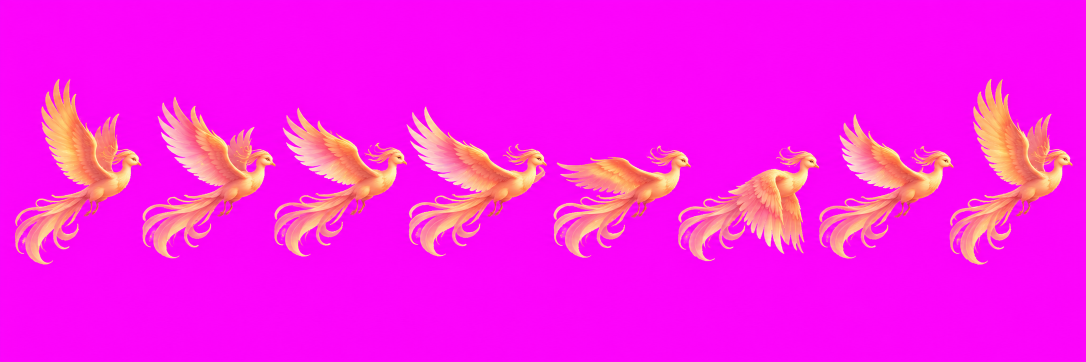
#> input picture tools/world/sky/phoenix.png, 2172 x 724 px (shown at 1/2 size)
$ python phoenix.py
#> lines starting #> are read from the running program, lines starting #| are printed output that depends on the picture; after the words box and inside, x2 and y2 are one past the last pixel; in counts of white or black regions, pixels touching at a corner belong together
# phoenix.py : the sky phoenix gliding far behind the world now and then (GPT: 8 wing-beat frames in a row on magenta,
# flying right) → public/assets/world/sky/phoenix.png (one strip, equal cells, the bird centred on its body)
import numpy as np
from PIL import Image
from scipy import ndimage as nd
R = __file__.rsplit('/', 3)[0] + '/'
im = np.asarray(Image.open(R + 'tools/world/sky/phoenix.png').convert('RGB')).astype(np.float32)
r, g, b = im[..., 0], im[..., 1], im[..., 2]
a = 1 - np.clip((np.minimum(r, b) - g - 60) / 90, 0, 1)
k = np.where(np.minimum(r, b) > g, (np.minimum(r, b) - g) * (1 - a), 0); rgb = im.copy(); rgb[..., 0] -= k; rgb[..., 2] -= k
#> after `rgb[..., 0] -= k`:
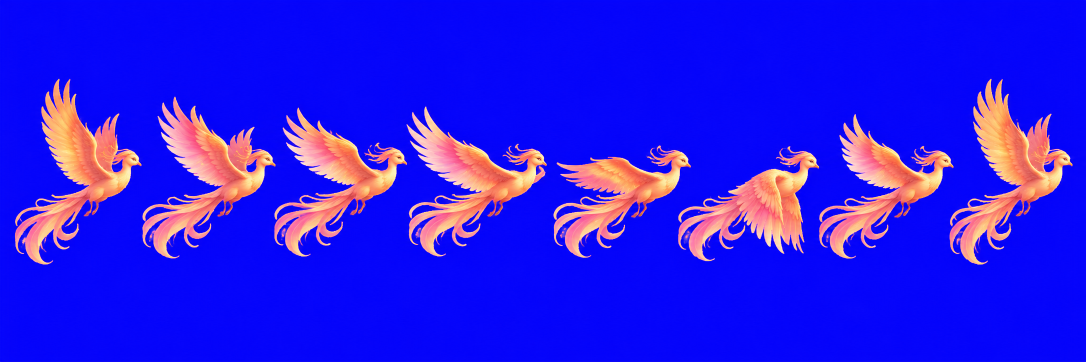
#> rgb: shape (724, 2172, 3) float32 (shown at 1/2 size); mean R, G, B 41.5, 26.2, 234.8
rgba = np.dstack([np.clip(rgb, 0, 255), a * 255]).astype(np.uint8); A = a > 0.35
#> after `rgba = np.dstack([np.clip(rgb, 0, 255), a * 255]).astype(np.uint8)`:
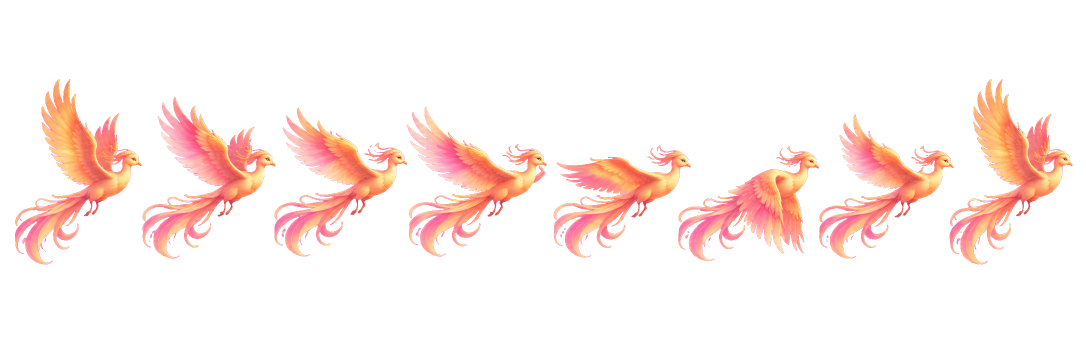
#> rgba: shape (724, 2172, 4) (shown at 1/2 size); mean R, G, B, A 41.6, 26.2, 23, 36.6; transparent parts drawn white
#> after `A = a > 0.35`:
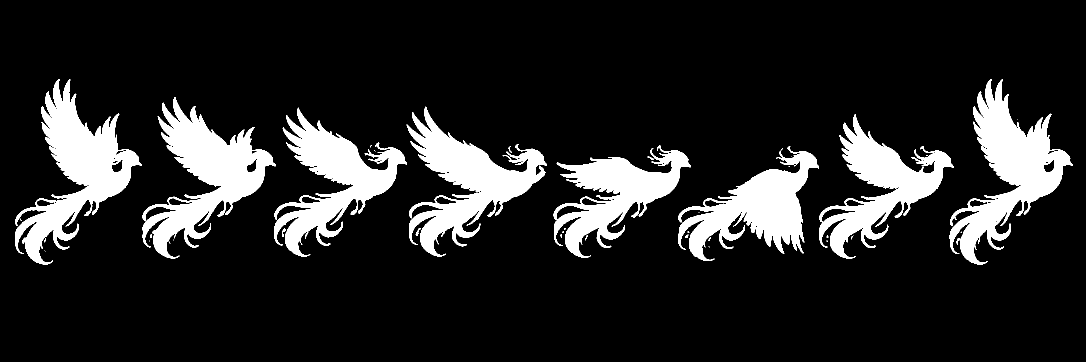
#> A: shape (724, 2172) bool (shown at 1/2 size); 14.5% white; 40 white regions (24 under 20 px), largest, box (x1, y1, x2, y2) and area: (30, 158, 283, 529) 32207, (1899, 158, 2145, 529) 31971, (285, 194, 551, 517) 31192
lab, n = nd.label(nd.binary_dilation(A, iterations=5)); objs = nd.find_objects(lab); sz = nd.sum(A, lab, range(1, n + 1))
#> after `lab, n = nd.label(nd.binary_dilation(A, iterations=5))`:
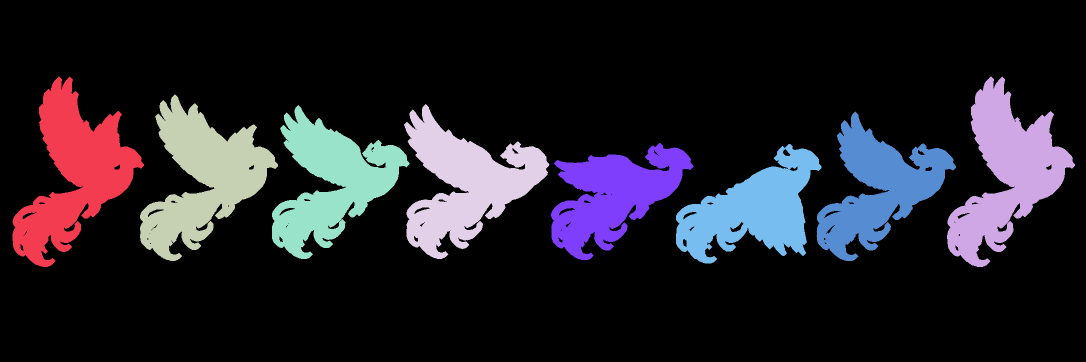
#> lab: shape (724, 2172) int32 (shown at 1/2 size); 9 distinct labels, from 0 to 8; one colour per label, 0 black
#> after `lab, n = nd.label(nd.binary_dilation(A, iterations=5))`: n = 8
#> after `objs = nd.find_objects(lab)`: objs = 8 items
#> after `sz = nd.sum(A, lab, range(1, n + 1))`: sz = [32234, 31976, 31228, 30007, 27586, 25461, 23756, 25753]
big = sorted(np.argsort(sz)[-8:], key=lambda q: objs[q][1].start)
#> big = [0, 2, 4, 3, 6, 7, 5, 1]
cells = []
for q in big:
  sl = objs[q]; c = rgba[sl].copy(); c[..., 3] = np.where(lab[sl] == q + 1, c[..., 3], 0); cells.append((c, sl))
#> this loop made 8 passes
#> q on passes 3, 5, 6, 7, 8: 4, 6, 7, 5, 1
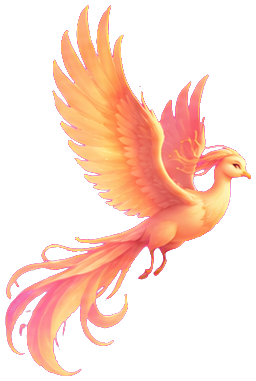
#> c: shape (381, 256, 4); mean R, G, B, A 87.4, 54.9, 43, 82.9; transparent parts drawn white
#> after the loop, cells = 8 items
top = min(sl[0].start for _, sl in cells); bot = max(sl[0].stop for _, sl in cells)
#> after `top = min((sl[0].start for _, sl in cells))`: top = 153
#> after `bot = max((sl[0].stop for _, sl in cells))`: bot = 534
H = 160; s = H * 0.95 / (bot - top); W = int(max(c.shape[1] for c, _ in cells) * s) + 6
#> after `s = H * 0.95 / (bot - top)`: s = 0.399
#> after `W = int(max((c.shape[1] for c, _ in cells)) * s) + 6`: W = 122
strip = Image.new('RGBA', (W * 8, H))
#> strip: PIL image 976x160 RGBA; every value is 0
for i, (c, sl) in enumerate(cells):
  im2 = Image.fromarray(c); im2 = im2.resize((max(1, round(im2.width * s)), max(1, round(im2.height * s))), Image.LANCZOS)
  strip.alpha_composite(im2, (i * W + (W - im2.width) // 2, round((sl[0].start - top) * s) + 4))
#> this loop made 8 passes
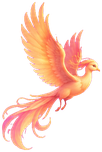
#> im2: PIL image 102x152 RGBA; mean R, G, B, A 102.2, 63.8, 52.7, 82.9; transparent parts drawn white
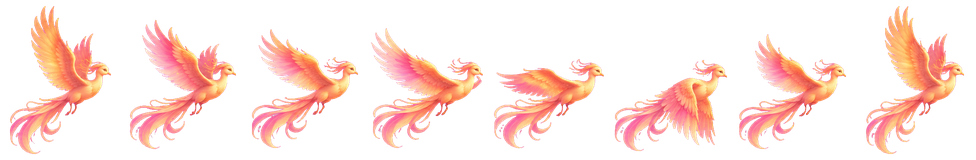
#> strip: PIL image 976x160 RGBA; mean R, G, B, A 74, 45.7, 41.6, 58.7; transparent parts drawn white
strip.save(R + 'public/assets/world/sky/phoenix.png', optimize=True)
print('phoenix', W, H)
#| phoenix 122 160
